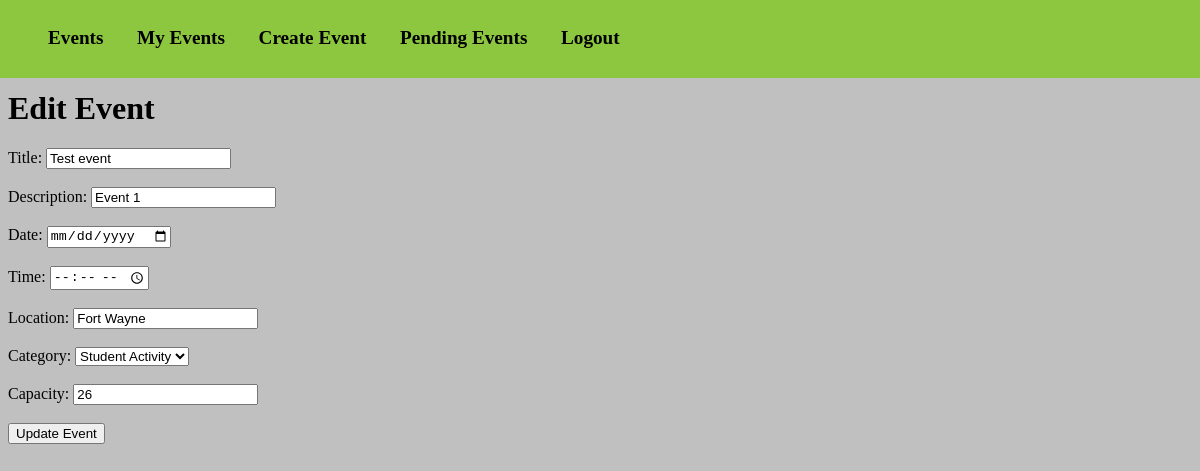
Page /edit/1/ (signed in) on the committed database.
### eventmanagment/models.py (models this page shows, shortened)
class Event(models.Model):
    CATEGORY_CHOICES = [
        ('meeting', 'Meeting'),
        ('workshop', 'Workshop'),
        ('activity', 'Student Activity'),
        ('conference', 'Conference'),
        ('', 'Seminar'),
        ('other', 'Other'),
    ]
    STATUS_CHOICES = [
        ('pending', 'Pending'),
        ('approved', 'Approved'),
        ('rejected', 'Rejected'),
        ('cancelled', 'Cancelled'),
    ]
    title = models.CharField(max_length=255)
    description = models.TextField()
    date = models.DateField()
    time = models.TimeField()
    location = models.CharField(max_length=255)
    category = models.CharField(max_length=20, choices=CATEGORY_CHOICES)
    organizer = models.CharField(max_length=255)
    capacity = models.IntegerField()
    status = models.CharField(max_length=10, choices=STATUS_CHOICES, default='pending')
    created_at = models.DateTimeField(auto_now_add=True)
    updated_at = models.DateTimeField(auto_now=True)

### eventmanagment/views.py (the view)
# urls.py: path('edit/<int:id>/', views.edit, name='edit'),
def edit(request, id):
    if 'user_id' not in request.session:
        return redirect('login')
    event = Event.objects.get(id=id)
    user = User.objects.get(id=request.session.get('user_id'))
    if user.role not in ['staff', 'admin']:
        return HttpResponse("Unauthorized", status=403)
    template = loader.get_template('edit.html')
    context = {
        'event': event,
        'role': user.role,
    }
    return HttpResponse(template.render(context, request))

### eventmanagment/templates/edit.html (shortened to what this page needs)
{% extends "master.html" %}
{% block content %}
    <h1>Edit Event</h1>
    <form method="post" action="{% url 'edit_event' event_id=event.id %}">
    <label for="title">Title:</label>
    <input type="text" id="title" name="title" value="{{ event.title }}" required><br><br>
    <label for="description">Description:</label>
    <input type="text" id="description" name="description" value="{{ event.description }}" required><br><br>
    <label for="date">Date:</label>
    <input type="date" id="date" name="date" value="{{ event.date }}" required><br><br>
    <label for="time">Time:</label>
    <input type="time" id="time" name="time" value="{{ event.time }}" required><br><br>
    <label for="location">Location:</label>
    <input type="text" id="location" name="location" value="{{ event.location }}" required><br><br>
    <label for="category">Category:</label>
    <select id="category" name="category" required>
        <option value="activity">Student Activity</option>
    </select><br><br>
    <label for="capacity">Capacity:</label>
    <input type="number" id="capacity" name="capacity" value="{{ event.capacity }}" required><br><br>
    <input type="submit" value="Update Event">
    </form>
{% endblock %}

### eventmanagment/static/stylesheet.css (style rules this page uses)
body { background-color: #c0c0c0; font-family: verdana; }

### rows in the picture
Event: title "Test event", description "Event 1", location "Fort Wayne", capacity "26"
